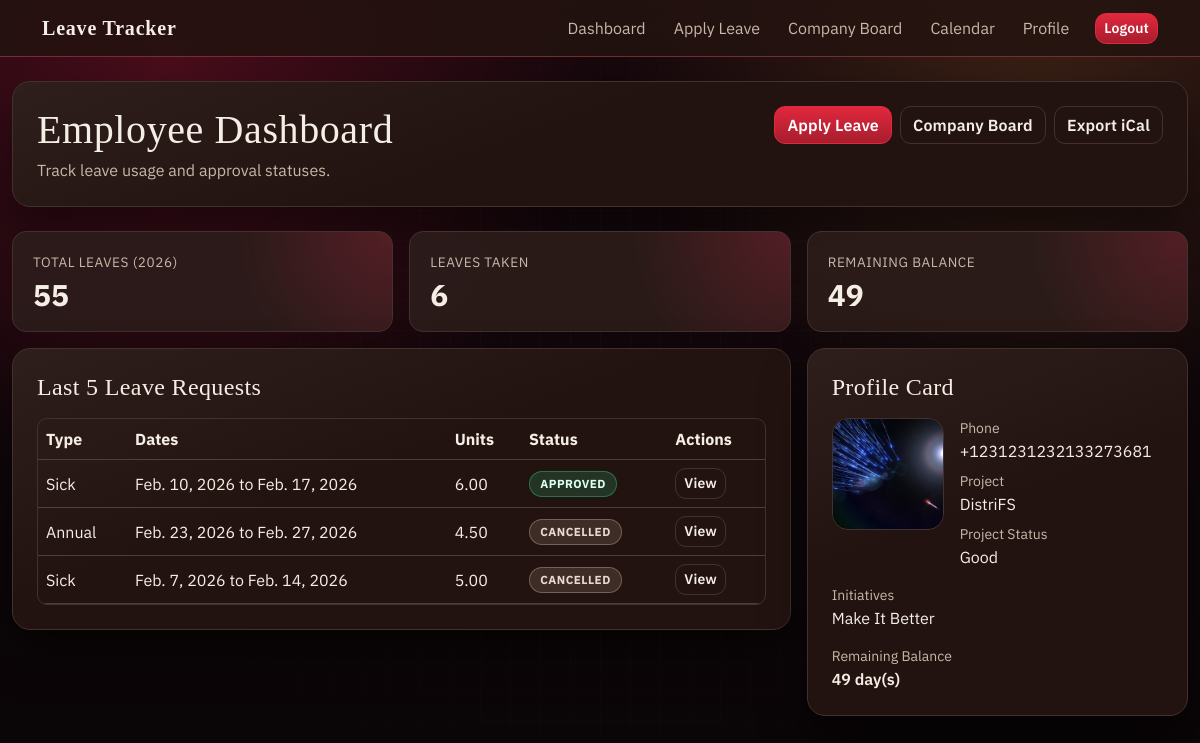
Screenshot of /dashboard/ (signed in) with the database file from the repository.
### leaves/models.py (models this page shows, shortened)
class LeaveRequest(models.Model):
    class Portion(models.TextChoices):
        FULL = "FULL", "Full day"
        HALF = "HALF", "Half day"
        QUARTER = "QUARTER", "Quarter day"
    class Status(models.TextChoices):
        PENDING = "PENDING", "Pending"
        APPROVED = "APPROVED", "Approved"
        REJECTED = "REJECTED", "Rejected"
        CANCELLED = "CANCELLED", "Cancelled"
    organization = models.ForeignKey(
        "organization.Company",
        on_delete=models.CASCADE,
        null=True,
        blank=True,
        related_name="leave_requests",
    )
    employee = models.ForeignKey(settings.AUTH_USER_MODEL, on_delete=models.CASCADE, related_name="leave_requests")
    leave_type = models.ForeignKey(LeaveType, on_delete=models.PROTECT, related_name="requests")
    leave_label = models.CharField(max_length=120, blank=True, default="")
    reason_preset = models.ForeignKey(LeaveReasonPreset, null=True, blank=True, on_delete=models.SET_NULL)
    reason_text = models.TextField(blank=True, default="")
    start_date = models.DateField()
    end_date = models.DateField()
    portion = models.CharField(max_length=12, choices=Portion.choices, default=Portion.FULL)
    requested_units = models.DecimalField(max_digits=6, decimal_places=2, default=Decimal("0.00"))
    status = models.CharField(max_length=12, choices=Status.choices, default=Status.PENDING)
    approver = models.ForeignKey(
        settings.AUTH_USER_MODEL,
        null=True,
        blank=True,
        on_delete=models.SET_NULL,
        related_name="reviewed_leave_requests",
    )
    manager_note = models.TextField(blank=True, default="")
    created_at = models.DateTimeField(auto_now_add=True)
    updated_at = models.DateTimeField(auto_now=True)
    approved_at = models.DateTimeField(null=True, blank=True)
    rejected_at = models.DateTimeField(null=True, blank=True)
    cancelled_at = models.DateTimeField(null=True, blank=True)
    is_deleted = models.BooleanField(default=False)
    class Meta:
        ordering = ["-created_at"]
        indexes = [
            models.Index(fields=["organization", "-created_at"]),
            models.Index(fields=["organization", "status"]),
            models.Index(fields=["employee", "-created_at"]),
            models.Index(fields=["start_date", "end_date"]),
            models.Index(fields=["status"]),
        ]

class LeaveType(models.Model):
    organization = models.ForeignKey(
        "organization.Company",
        on_delete=models.CASCADE,
        null=True,
        blank=True,
        related_name="leave_types",
    )
    name = models.CharField(max_length=80)
    max_days = models.PositiveIntegerField(default=0)
    is_paid = models.BooleanField(default=True)
    active = models.BooleanField(default=True)
    created_at = models.DateTimeField(auto_now_add=True)
    class Meta:
        ordering = ["name"]
        unique_together = [("organization", "name")]
        indexes = [
            models.Index(fields=["organization", "active"]),
        ]

### users/models.py (models this page shows, shortened)
class EmployeeProfile(models.Model):
    user = models.OneToOneField(User, on_delete=models.CASCADE, related_name="profile")
    photo = models.FileField(upload_to="employee_photos/", blank=True, null=True)
    phone_number = models.CharField(max_length=30, blank=True, default="")
    current_project = models.CharField(max_length=200, blank=True, default="")
    project_status = models.CharField(max_length=200, blank=True, default="")
    initiatives_to_take = models.TextField(blank=True, default="")

### portal/views.py (the view, shortened to what this page needs)
# urls.py: path("dashboard/", views.dashboard, name="dashboard"),
@login_required
def dashboard(request):
    selected_company_id = request.session.get("selected_company_id")
    company = None
    if selected_company_id:
        try:
            company = resolve_company(request.user, company_id=int(selected_company_id))
        except (TypeError, ValueError):
            company = None
    company = company or resolve_company(request.user)
    request.session["selected_company_id"] = company.id
    current_year = timezone.localdate().year
    totals = LeaveBalance.objects.filter(
        user=request.user,
        organization=company,
        year=current_year,
    ).aggregate(
        total=Sum("allocated_days"),
        used=Sum("used_days"),
    )
    total_leaves = totals["total"] or Decimal("0.00")
    leaves_taken = totals["used"] or Decimal("0.00")
    remaining_balance = total_leaves - leaves_taken
    if remaining_balance < 0:
        remaining_balance = Decimal("0.00")
    requests = (
        LeaveRequest.objects.filter(employee=request.user, organization=company, is_deleted=False)
        .select_related("leave_type")
        .order_by("-created_at")[:5]
    )
    return render(
        request,
        "portal/dashboard.html",
        {
            "profile": request.user.profile,
            "current_year": current_year,
            "total_leaves": total_leaves,
            "leaves_taken": leaves_taken,
            "remaining_balance": remaining_balance,
            "recent_requests": requests,
            "is_admin_or_hr": is_admin_or_hr(request.user),
        },
    )

### organization/services.py (called while the page is built, shortened)
def resolve_company(user, company_id: int | None = None) -> Company | None:
    if getattr(user, "organization_id", None):
        company = Company.objects.filter(id=user.organization_id, active=True).first()
        if company:
            return company
    employee = EmployeeRecord.objects.filter(user=user).select_related("company").first()
    if employee:
        return employee.company
    return Company.objects.filter(active=True).order_by("id").first()

### portal/context_processors.py (called while the page is built)
def portal_globals(request):
    return {
        "APP_NAME": "Leave Tracker",
    }

### users/permissions.py (called while the page is built, shortened)
def _admin_account(user):
    if not getattr(user, "is_authenticated", False):
        return None
    try:
        return user.admin_account
    except AdminAccount.DoesNotExist:
        return None

def is_admin(user, company_id: int | None = None) -> bool:
    admin_account = _admin_account(user)
    if not admin_account:
        return False

def is_admin_or_hr(user) -> bool:
    return bool(
        getattr(user, "is_authenticated", False)
        and (is_admin(user) or getattr(user, "role", "") == User.Role.HR)
    )

### templates/portal/dashboard.html (shortened to what this page needs)
{% extends "base.html" %}
{% block content %}
<section class="samurai-card p-4 mb-4">
  <div class="d-flex flex-wrap justify-content-between align-items-start gap-3">
    <div>
      <h1 class="mb-1">Employee Dashboard</h1>
      <p class="muted mb-0">Track leave usage and approval statuses.</p>
    </div>
    <div class="d-flex flex-wrap gap-2">
      <a class="btn btn-danger" href="{% url 'leaves:apply_leave' %}">Apply Leave</a>
      <a class="btn btn-outline-light" href="{% url 'leaves:company_board' %}">Company Board</a>
      <a class="btn btn-outline-light" href="{% url 'leaves:my_ical' %}">Export iCal</a>
    </div>
  </div>
</section>
<div class="row g-3 mb-3">
  <div class="col-md-4">
    <div class="stat-card">
      <div class="stat-title">Total Leaves ({{ current_year }})</div>
      <div class="stat-value">{{ total_leaves }}</div>
    </div>
  </div>
  <div class="col-md-4">
    <div class="stat-card">
      <div class="stat-title">Leaves Taken</div>
      <div class="stat-value">{{ leaves_taken }}</div>
    </div>
  </div>
  <div class="col-md-4">
    <div class="stat-card">
      <div class="stat-title">Remaining Balance</div>
      <div class="stat-value">{{ remaining_balance }}</div>
    </div>
  </div>
</div>
<div class="row g-3">
  <div class="col-lg-8">
    <section class="samurai-card p-4">
      <h2 class="h4 mb-3">Last 5 Leave Requests</h2>
      <div class="table-responsive">
        <table class="table table-dark table-hover align-middle mb-0">
          <thead>
            <tr>
              <th>Type</th>
              <th>Dates</th>
              <th>Units</th>
              <th>Status</th>
              <th>Actions</th>
            </tr>
          </thead>
          <tbody>
            {% for req in recent_requests %}
              <tr>
                <td>{{ req.leave_type.name }}</td>
                <td>{{ req.start_date }} to {{ req.end_date }}</td>
                <td>{{ req.requested_units }}</td>
                <td>
                  {% if req.status == "APPROVED" %}
                    <span class="badge-status approved">Approved</span>
                  {% elif req.status == "REJECTED" %}
                    <span class="badge-status rejected">Rejected</span>
                  {% elif req.status == "PENDING" %}
                    <span class="badge-status pending">Pending</span>
                  {% else %}
                    <span class="badge-status cancelled">Cancelled</span>
                  {% endif %}
                </td>
                <td class="d-flex gap-2">
                  <a class="btn btn-sm btn-outline-light" href="{% url 'leaves:leave_detail' req.id %}">View</a>
                </td>
              </tr>
            {% endfor %}
          </tbody>
        </table>
      </div>
    </section>
  </div>
  <div class="col-lg-4">
    <section class="samurai-card p-4 h-100">
      <h2 class="h4 mb-3">Profile Card</h2>
      <div class="d-flex gap-3">
        <div class="avatar-frame">
          {% if profile.photo %}
            <img src="{{ profile.photo.url }}" alt="Profile photo">
          {% else %}
            <div class="w-100 h-100 d-flex align-items-center justify-content-center samurai-soft">No Photo</div>
          {% endif %}
        </div>
        <div>
          <div class="small muted">Phone</div>
          <div>{{ profile.phone_number|default:"-" }}</div>
          <div class="small muted mt-2">Project</div>
          <div>{{ profile.current_project|default:"-" }}</div>
          <div class="small muted mt-2">Project Status</div>
          <div>{{ profile.project_status|default:"-" }}</div>
        </div>
      </div>
      <div class="small muted mt-3">Initiatives</div>
      <div>{{ profile.initiatives_to_take|default:"-" }}</div>
      <div class="small muted mt-3">Remaining Balance</div>
      <div class="fw-semibold">{{ remaining_balance }} day(s)</div>
    </section>
  </div>
</div>
{% endblock %}

### templates/base.html (shortened to what this page needs)
{% load static %}
<!doctype html>
<html lang="en">
<head>
  <link href="https://cdn.jsdelivr.net/npm/bootstrap@5.3.3/dist/css/bootstrap.min.css" rel="stylesheet">
  <link rel="stylesheet" href="{% static 'css/app.css' %}?v=20260209a">
</head>
<body class="theme-shadcn">
  <nav class="navbar navbar-expand-lg samurai-nav border-bottom border-danger-subtle">
    <div class="container-xl">
      <a class="navbar-brand text-light fw-bold samurai-title" href="{% url 'portal:dashboard' %}">{{ APP_NAME }}</a>
      <div class="collapse navbar-collapse" id="navMain">
        <ul class="navbar-nav ms-auto align-items-lg-center gap-lg-2">
          {% if user.is_authenticated %}
            <li class="nav-item"><a class="nav-link text-light" href="{% url 'portal:dashboard' %}">Dashboard</a></li>
            <li class="nav-item"><a class="nav-link text-light" href="{% url 'leaves:apply_leave' %}">Apply Leave</a></li>
            <li class="nav-item"><a class="nav-link text-light" href="{% url 'leaves:company_board' %}">Company Board</a></li>
            <li class="nav-item"><a class="nav-link text-light" href="{% url 'leaves:team_calendar' %}">Calendar</a></li>
            <li class="nav-item"><a class="nav-link text-light" href="{% url 'users:edit_profile' %}">Profile</a></li>
            <li class="nav-item"><a class="btn btn-danger btn-sm ms-lg-2" href="{% url 'users:logout' %}">Logout</a></li>
          {% else %}
            <li class="nav-item"><a class="btn btn-danger btn-sm" href="{% url 'users:login' %}">Login</a></li>
          {% endif %}
        </ul>
      </div>
    </div>
  </nav>
  <main class="container-xl py-4">
    {% block content %}{% endblock %}
  </main>
</body>
</html>

### static/css/app.css (style rules this page uses)
:root { --background: 8 42% 6%; --foreground: 34 46% 93%; --muted-foreground: 30 20% 72%; --card: 8 36% 10%; --card-foreground: 34 46% 93%; --border: 8 18% 22%; --input: 8 20% 18%; --ring: 353 76% 52%; --primary: 353 76% 52%; --primary-foreground: 0 0% 100%; --secondary: 33 76% 54%; --secondary-foreground: 12 80% 8%; --destructive: 0 78% 52%; --destructive-foreground: 0 0% 100%; --success: 142 60% 36%; --warning: 42 94% 54%; --radius: 14px; --radius-sm: 10px; --radius-lg: 18px; --shadow-lg: 0 24px 48px rgba(0, 0, 0, 0.45); }
*, *::before, *::after { box-sizing: border-box; }
body { margin: 0; min-height: 100vh; color: hsl(var(--foreground)); font-family: "IBM Plex Sans", sans-serif; background: radial-gradient(circle at 14% 8%, rgba(226, 29, 72, 0.25), transparent 34%), radial-gradient(circle at 86% 0%, rgba(229, 152, 61, 0.18), transparent 32%), linear-gradient(180deg, #17080d 0%, #0e0608 65%, #090507 100%); }
main.container-xl { max-width: 1240px; animation: page-enter 360ms ease-out; }
.samurai-nav { background: color-mix(in srgb, hsl(var(--card)) 86%, transparent); border-bottom-color: color-mix(in srgb, hsl(var(--primary)) 34%, #ffffff 8%) !important; backdrop-filter: blur(10px); }
.samurai-title { color: hsl(var(--foreground)) !important; font-family: "Noto Serif JP", serif; letter-spacing: 0.04em; }
.navbar .nav-link { color: hsl(var(--muted-foreground)) !important; border-radius: 8px; padding: 8px 10px !important; transition: 170ms ease; }
.card, .samurai-card { border: 1px solid hsl(var(--border)); border-radius: var(--radius-lg); color: hsl(var(--card-foreground)); background: linear-gradient(160deg, rgba(255, 255, 255, 0.05), transparent 45%), hsl(var(--card)); box-shadow: var(--shadow-lg); }
h1, h2, h3, h4 { margin-top: 0; color: hsl(var(--foreground)); font-family: "Noto Serif JP", serif; letter-spacing: 0.015em; }
.muted { color: hsl(var(--muted-foreground)) !important; }
.stat-card { border: 1px solid hsl(var(--border)); border-radius: var(--radius); background: radial-gradient(circle at 100% 0, rgba(229, 44, 81, 0.22), transparent 40%), color-mix(in srgb, hsl(var(--card)) 88%, #fff 4%); padding: 1.25rem; transition: transform 180ms ease, border-color 180ms ease, box-shadow 180ms ease; }
.stat-title { font-size: 0.85rem; color: hsl(var(--muted-foreground)); text-transform: uppercase; letter-spacing: 0.04em; margin-bottom: 0.35rem; }
.stat-value { font-size: clamp(1.55rem, 2.5vw, 2.05rem); line-height: 1.1; font-weight: 700; }
a { color: color-mix(in srgb, hsl(var(--secondary)) 84%, white 16%); text-decoration: none; }
.btn { border-radius: calc(var(--radius) - 3px); border-width: 1px; font-weight: 600; letter-spacing: 0.01em; transition: all 160ms ease; }
.btn-danger { border-color: hsl(var(--primary)); color: hsl(var(--primary-foreground)); background: linear-gradient(180deg, hsl(var(--primary)) 0%, color-mix(in srgb, hsl(var(--primary)) 74%, #000 26%) 100%); }
.btn-outline-light { border-color: hsl(var(--border)); color: hsl(var(--foreground)); background: transparent; }
.table-responsive { border: 1px solid hsl(var(--border)); border-radius: var(--radius-sm); }
.table { margin-bottom: 0; color: hsl(var(--foreground)); }
.table > :not(caption) > * > * { color: hsl(var(--foreground)); border-bottom-color: color-mix(in srgb, hsl(var(--border)) 84%, #fff 8%); background: transparent; }
.table-dark { --bs-table-bg: transparent; --bs-table-color: hsl(var(--foreground)); --bs-table-hover-color: hsl(var(--foreground)); --bs-table-striped-color: hsl(var(--foreground)); --bs-table-hover-bg: color-mix(in srgb, hsl(var(--card)) 75%, #fff 8%); }
.badge-status { display: inline-flex; align-items: center; border-radius: 999px; padding: 0.2rem 0.65rem; border: 1px solid transparent; font-size: 0.73rem; text-transform: uppercase; letter-spacing: 0.04em; font-weight: 700; }
.badge-status.approved { color: #ddffef; border-color: rgba(44, 184, 119, 0.5); background: rgba(44, 184, 119, 0.2); }
.badge-status.cancelled { color: #e8dad2; border-color: rgba(169, 144, 130, 0.52); background: rgba(169, 144, 130, 0.2); }
.avatar-frame { width: 112px; height: 112px; border-radius: 16px; overflow: hidden; border: 1px solid hsl(var(--border)); background: color-mix(in srgb, hsl(var(--card)) 80%, #fff 6%); }
.avatar-frame img { width: 100%; height: 100%; object-fit: cover; }

### rows the page displays
LeaveRequest: leave_type.name "Sick", start_date "Feb. 10, 2026", end_date "Feb. 17, 2026", requested_units "6.00", status "APPROVED"
LeaveRequest: leave_type.name "Annual", start_date "Feb. 23, 2026", end_date "Feb. 27, 2026", requested_units "4.50", status "CANCELLED"
LeaveRequest: leave_type.name "Sick", start_date "Feb. 7, 2026", end_date "Feb. 14, 2026", requested_units "5.00", status "CANCELLED"
EmployeeProfile: photo (picture), phone_number "+1231231232133273681", current_project "DistriFS", project_status "Good", initiatives_to_take "Make It Better"

### other values shown
{{ APP_NAME }} "Leave Tracker"
{{ current_year }} "2026"
{{ total_leaves }} "55"
{{ leaves_taken }} "6"
{{ remaining_balance }} "49"
